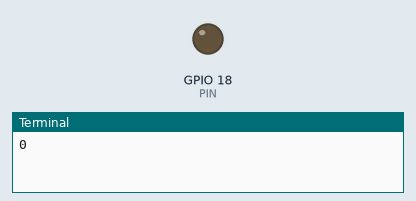
Simulated run of this program. Board: Raspberry Pi (BCM pin numbers). Shown: output pins drawn as LEDs (lit = HIGH), the last lines printed to the terminal.

Above: at 0.05 s.
At 1.5 s:
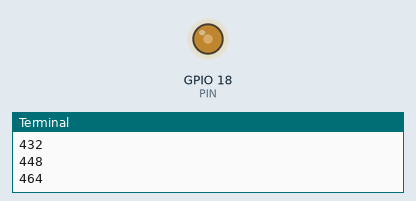
At 2.95 s:
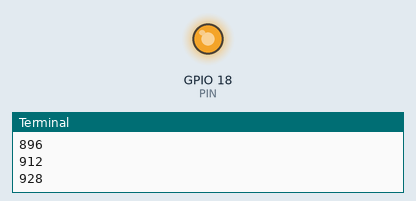
At 5.85 s:
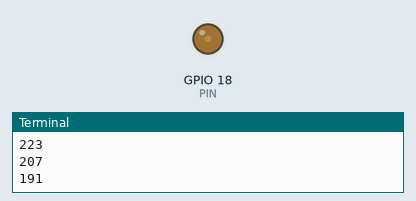
Timing chart, 0 to 8.3 s (numbered marks = the images above):
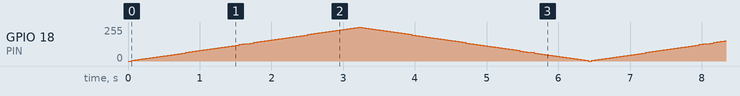

The program:

wiringpi_led_fade.py
```python
#!/usr/bin/python
# Python Sample
#   LED fade : brighter LED, and darker LED gradually
# 2016-06-01 K.OHWADA @ FabLab Kannai

import wiringpi as gpio
import time

# main
PIN = 18 # con-pin 12
INTERVAL = 0.05 # 0.05 sec
MIN_BRIGHTNESS = 0
MAX_BRIGHTNESS = 1023

bright = 0
amount = 16
gpio.wiringPiSetupGpio()
gpio.pinMode(PIN, gpio.PWM_OUTPUT)

try:
	# endless loop
	while True:
		print bright
		gpio.pwmWrite(PIN, bright)
		bright = bright + amount
		if bright <= MIN_BRIGHTNESS:
			bright = MIN_BRIGHTNESS
			amount = -amount
		elif bright >= MAX_BRIGHTNESS:
			bright = MAX_BRIGHTNESS
			amount = -amount
		time.sleep(INTERVAL)
except KeyboardInterrupt:
	# exit the loop, if key interrupt
	pass

gpio.pwmWrite(PIN, MIN_BRIGHTNESS)
# main end
```
